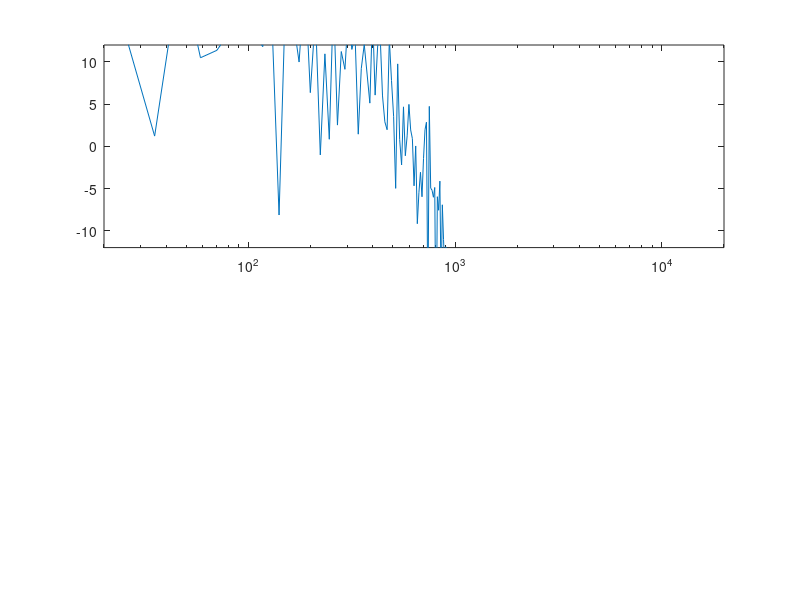

Here is the MATLAB script that generated this plot:
%prob2.m
%Kevin Worley
%

clear; clc; close all; 

%%
%Creating the white noise file
Fs = 48000;  %Setting Sample Rate
Nyq = Fs/2;  %Setting Nyquist frequency based on FS
sec = 5;  %Duration 5 seconds
numSam = Fs * sec; %Converting seconds to num of Samples
noise = 0.2 * randn(numSam,1);  %Generating White Noise

%%
N = 16;  %Setting # of times 
order = 100; %Setting order value for FIR command
freqBin = zeros(N,1);  %Pre-allocating freq array
ampBin = zeros(N,1);   %Pre-allocating amp array

freq = 1/Nyq; %Setting Starting frequency at 1Hz-normalized to value 0-1. 
for n = 1:N     
        amp = (1/freq)/Nyq; %amp = 1/f; 
        %Normalizing to values between 0-1 dividing by Nyq
        
        %Setting an if condition to make loop max out at nyq frequency
         if freq > 1
            freq = 1; 
         end 

        freqBin(n,1) = freq;  %Indexing sample into freq array
        ampBin(n,1) = amp;    %Indexing sample into amp array
        freq = 2*freq; %Setting a new freq value for next passing of loop. 
end 

realFreqBin = [0 ; freqBin];%Adding a zero bin at the front to work with FIR
realAmpBin = [1; ampBin]; %Adding a 1 bin at the front to work with FIR 2. 
output = fir2(order, realFreqBin, realAmpBin);%Running FIR2 to generate filter. 

pink = conv(noise,output);  %Convoluting filter onto white noise signal
pinkGain = pink * 2; %Added gain change of x2 to make signal louder/more audible

%%
%Plot log frequency, dB Amp
[H,W] = freqz(pink,1,2048,Fs); %H = amp & phase,  W = array of frequencies 
%Amplitude plot 
subplot(2,1,1);   
semilogx(W,20*log10(abs(H))); axis([20 20000 -12 12]);
% subplot(2,1,2);
% % % plot(W,angle(H) * 180/pi); % match MATLAB
% semilogx(W,angle(H) * 180/pi); axis([20 20000 -90 0]);

%%
%Saving audio file
% audiowrite('pinkNoise.wav',pink,Fs); 

audiowrite('pinkNoise.wav',pinkGain,Fs);  
%Using gain boosted signal for better wav file (clip gaining it).   
